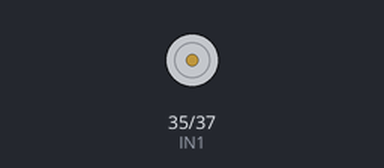
The program below on a simulated Raspberry Pi (header pin numbers). Parts: motor-driver pin pairs drawn as motors (green arrow = first pin HIGH = forward, orange = second pin HIGH = backward, longer = more drive, scaled by the enable pin). At 8.0 s the program stops and its outputs stay as they are.

Above: at 0.1 s.
At 2.1 s:
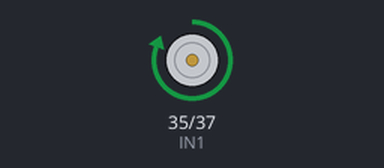
At 6.1 s:
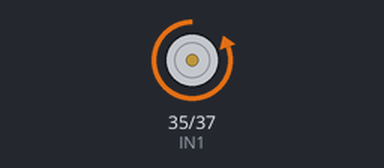
Timing chart, 0 to 8.5 s (numbered marks = the images above):
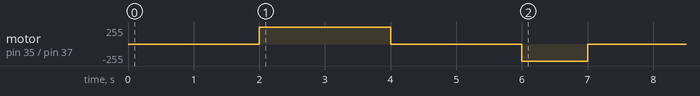

Measured:
- by itself, motor on pin 35 (IN1) / pin 37 (IN2): stopped → forward 255/255 at 2.0 s, → stopped 2.0 s later, → backward 255/255 2.0 s later, → stopped 1.0 s later

The program:

test-l298n-ena.py
```python
#!/usr/bin/env python

import RPi.GPIO as GPIO
import time

# for 1st Motor on ENA
ENA = 33
IN1 = 35
IN2 = 37

# set pin numbers to the board's
GPIO.setmode(GPIO.BOARD)

# initialize EnA, In1 and In2
GPIO.setup(ENA, GPIO.OUT, initial=GPIO.LOW)
GPIO.setup(IN1, GPIO.OUT, initial=GPIO.LOW)
GPIO.setup(IN2, GPIO.OUT, initial=GPIO.LOW)

# Stop
GPIO.output(ENA, GPIO.HIGH)
GPIO.output(IN1, GPIO.LOW)
GPIO.output(IN2, GPIO.LOW)
time.sleep(2)

# Forward
GPIO.output(ENA, 255)
GPIO.output(IN1, GPIO.HIGH)
GPIO.output(IN2, GPIO.LOW)
time.sleep(2)

# Stop
GPIO.output(IN1, GPIO.LOW)
GPIO.output(IN2, GPIO.LOW)
time.sleep(2)

# Backward
GPIO.output(IN1, GPIO.LOW)
GPIO.output(IN2, GPIO.HIGH)
time.sleep(1)

# Stop
GPIO.output(ENA, GPIO.LOW)
GPIO.output(IN1, GPIO.LOW)
GPIO.output(IN2, GPIO.LOW)
time.sleep(1)

GPIO.cleanup()
```
